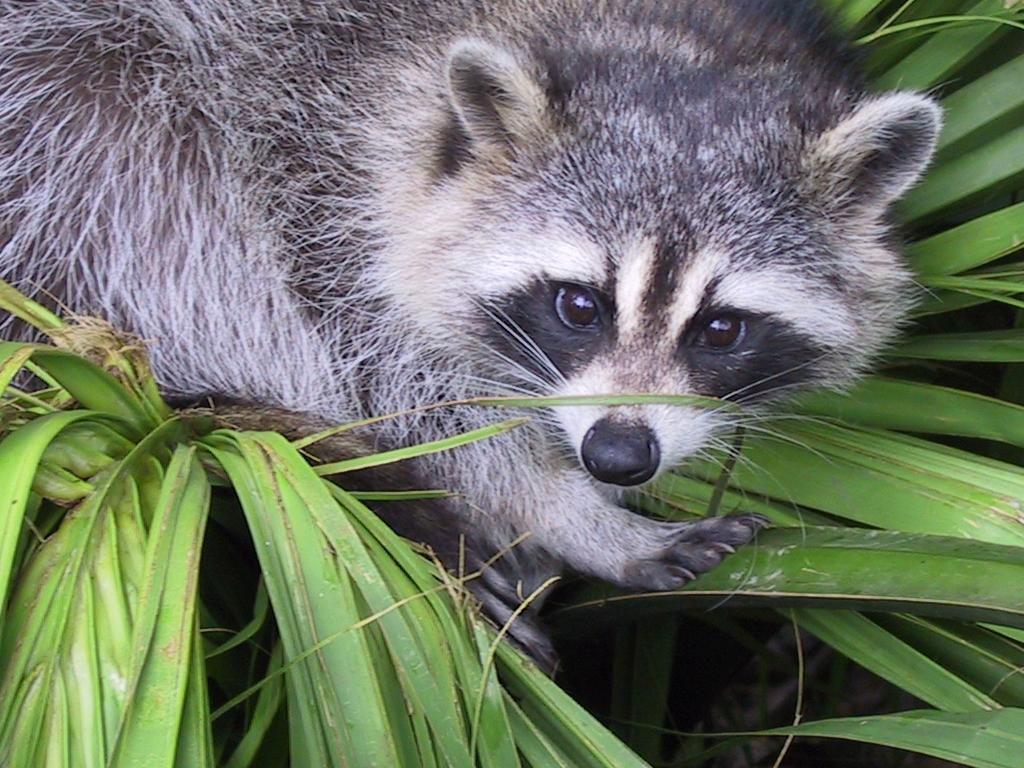
#> input picture ex03/animal.jpeg, 1024 x 768 px
$ python zoom.py
#> lines starting #> are read from the running program, lines starting #| are printed output that depends on the picture
### ex02/load_image.py
import numpy as np
from PIL import Image


def ft_load(path: str) -> list:
    """
    This function allows to load an image file.
    Input should be (path + ) filename.
    """
#> called with path = 'animal.jpeg'

    try:
        img = Image.open(path)
#> img is the input picture: PIL image 1024x768 RGB; mean R, G, B 110.7, 117.7, 102.1
        array = np.array(img)
        print(f"The shape of image is {array.shape}")
#| The shape of image is (768, 1024, 3)

        return array

    except Exception as e:
        print("Unhandled error:", e)

### ex03/zoom.py
import numpy as np
from PIL import Image
from load_image import ft_load


def grayscaler(array: list) -> list:
    """
    This functions transforms an RGB image to a grayscale image
    """
    try:
        r = array[:, :, 0]
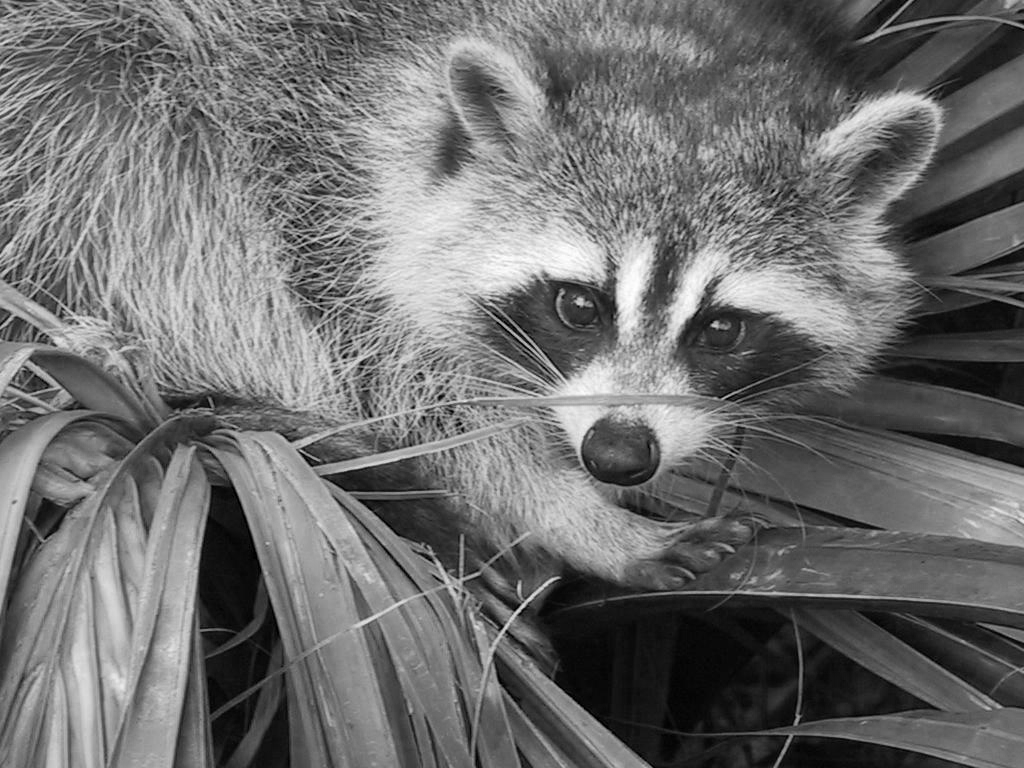
#> r: shape (768, 1024); min 0, max 255, mean 110.7
        g = array[:, :, 1]
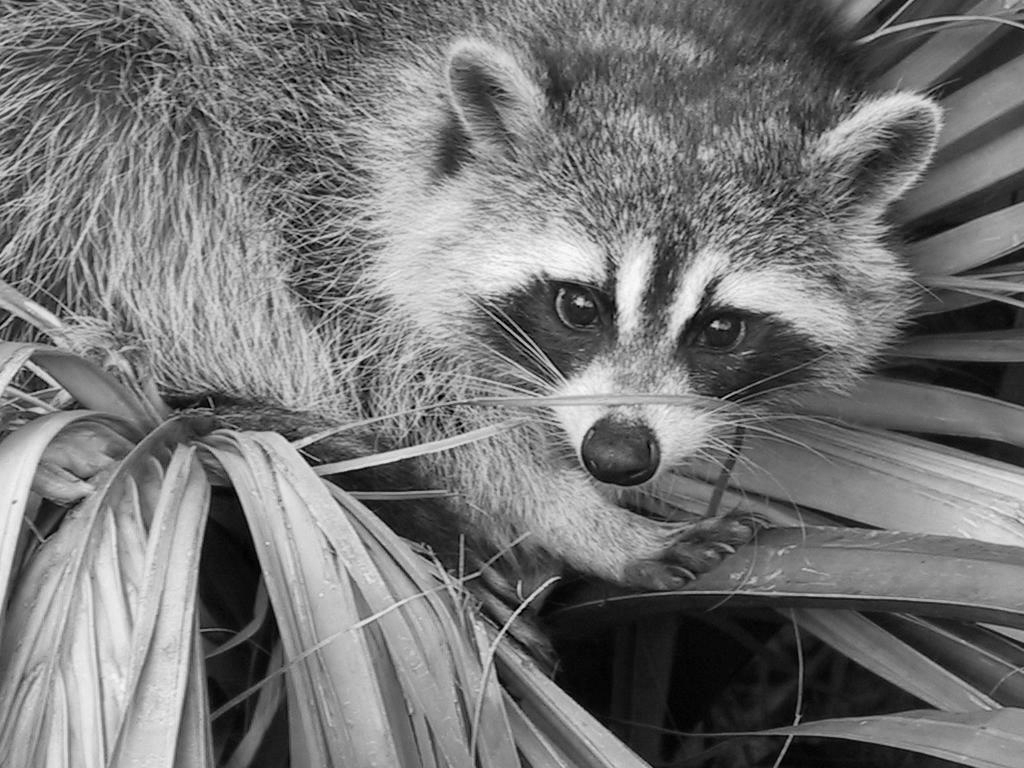
#> g: shape (768, 1024); min 0, max 252, mean 117.7
        b = array[:, :, 2]
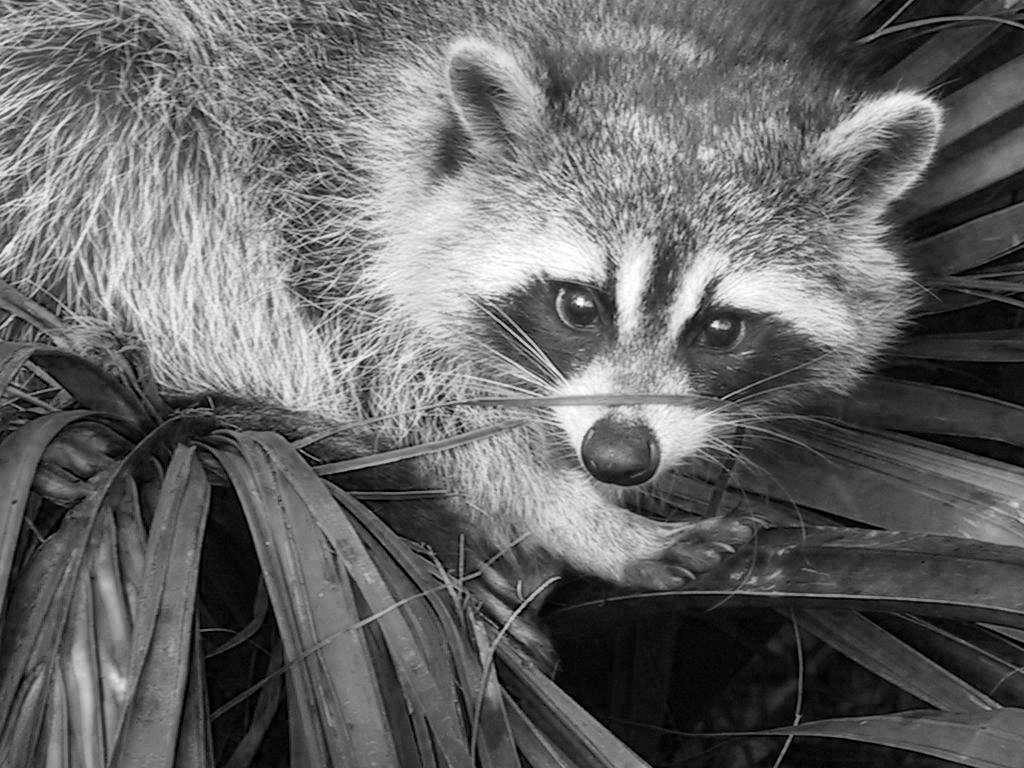
#> b: shape (768, 1024); min 0, max 255, mean 102.1
        grayscale = 0.2989 * r + 0.5870 * g + 0.1140 * b
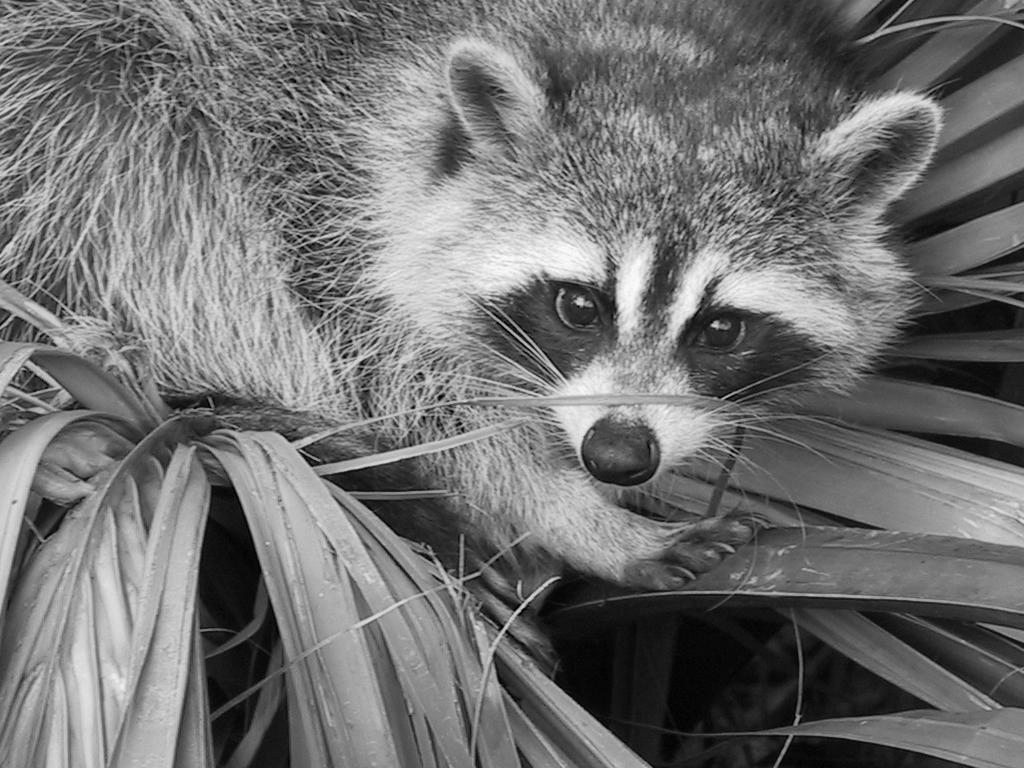
#> grayscale: shape (768, 1024) float64; min 0, max 253.2, mean 113.8
        grayscale = grayscale.astype(np.uint8)

    except Exception as e:
        print("Unhandled error has occured:", e)

    return grayscale


def main():
    """
    Main entry point of zoom program.
    It crops an image and transforms to a grayscale image
    """

    try:
        array = ft_load("animal.jpeg")
        grayscale = grayscaler(array)
        cropped = grayscale[0:400, 500:900]
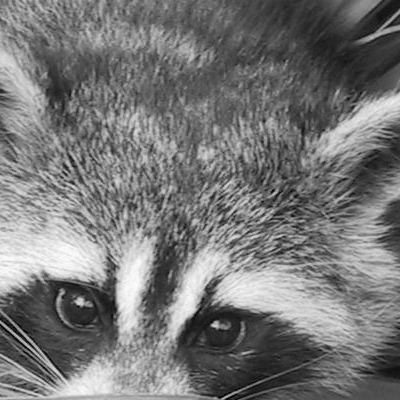
#> cropped: shape (400, 400); min 0, max 253, mean 118.6
        reshaped = cropped[:, :, np.newaxis]
        print("New shape after slicing:", reshaped.shape, "or", cropped.shape)
#| New shape after slicing: (400, 400, 1) or (400, 400)
        print(reshaped[:, :, 0:1])
#> (printed output is left out)

        img_to_save = Image.fromarray(reshaped.squeeze())
        img_to_save.save("modified.jpeg")

    except Exception as e:
        print("Unhandled error has occured:", e)


if __name__ == "__main__":
    main()
